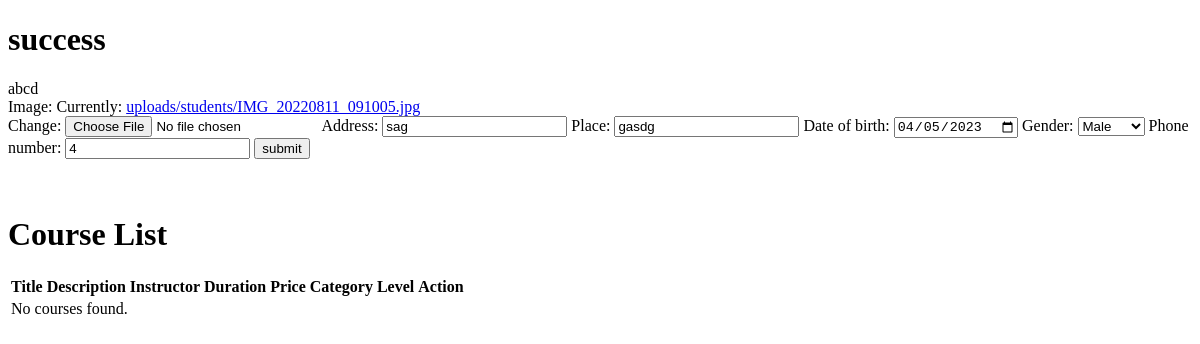
The page /user/student-success/ (signed in) on the database as committed earlier.
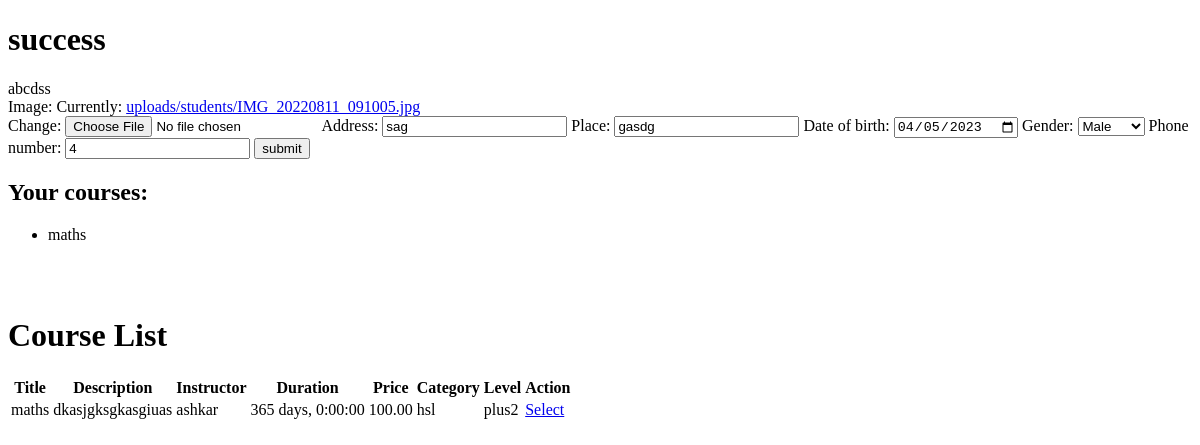
The same page on the database as committed later.
### user/models.py (models this page shows, shortened)
class User(AbstractBaseUser, PermissionsMixin):
    email = models.EmailField(unique=True)
    first_name = models.CharField(max_length=30)
    last_name = models.CharField(max_length=30)
    is_active = models.BooleanField(default=False)
    is_staff = models.BooleanField(default=False)
    is_student = models.BooleanField(default=False)
    is_teacher = models.BooleanField(default=False)
    objects = UserManager()
    USERNAME_FIELD = 'email'
    REQUIRED_FIELDS = ['first_name', 'last_name']

class StudentDetials(models.Model):
    user = models.ForeignKey(User, on_delete=models.CASCADE, null=True, blank=True)
    image = models.ImageField(upload_to='uploads/students')
    address=models.CharField(max_length=225)
    place=models.CharField(max_length=50)
    date_of_birth=models.DateField(null=True, blank=True)
    GENDER_CHOICES = [
        ('M', 'Male'),
        ('F', 'Female'),
        ('O', 'Other'),
    ]
    gender = models.CharField(max_length=1, choices=GENDER_CHOICES)
    phone_number = models.IntegerField()

class Course(models.Model):
    title = models.CharField(max_length=200)
    description = models.TextField()
    instructor = models.CharField(max_length=200)
    duration = models.DurationField(default=timedelta(days=365)) # set default to 1 year
    price = models.DecimalField(max_digits=8, decimal_places=2)
    start_date = models.DateField()
    end_date = models.DateField()
    image = models.ImageField(upload_to='course_images/')
    category = models.CharField(max_length=200)
    level = models.CharField(max_length=20)

### user/views.py (the view, shortened to what this page needs)
# urls.py: path('student-success/',views.success.as_view(),name="success"),#after login the page have profile and the courselist
class success(LoginRequiredMixin, UpdateView):
    model = StudentDetials
    form_class = StudentDetailsForm
    template_name = "success.html"
    success_url = reverse_lazy('user:index')
    def get_object(self, queryset=None):
        obj, created = self.model.objects.get_or_create(user=self.request.user.student)
        return obj
    def get_context_data(self, **kwargs):
        context = super().get_context_data(**kwargs)
        context['courses'] = Course.objects.all()
        return context

### user/forms.py
class StudentDetailsForm(forms.ModelForm):
    class Meta:
        model = StudentDetials
        fields = ('image', 'address', 'place', 'date_of_birth', 'gender', 'phone_number')
        widgets = {
            'date_of_birth': forms.DateInput(attrs={'type': 'date'})
        }

### user/templates/success.html (shortened to what this page needs)
<!DOCTYPE html>
<html lang="en">
<head>
</head>
<body>
    <h1>success</h1>
    {{user.first_name}}
    <form action="" method="post">
        {{form}}
        <button type="submit">submit</button>
    </form>
{% if courses %}
<h2>Your courses:</h2>
<ul>
{% for course in courses %}
<li>{{ course.title }}</li>
{% endfor %}
</ul>
{% endif %}
    <br><br>
    <h1>Course List</h1>
    <table>
      <thead>
        <tr>
          <th>Title</th>
          <th>Description</th>
          <th>Instructor</th>
          <th>Duration</th>
          <th>Price</th>
          <th>Category</th>
          <th>Level</th>
          <th>Action</th>
        </tr>
      </thead>
      <tbody>
        {% for course in courses %}
          <tr>
            <td>{{ course.title }}</td>
            <td>{{ course.description }}</td>
            <td>{{ course.instructor }}</td>
            <td>{{ course.duration }}</td>
            <td>{{ course.price }}</td>
            <td>{{ course.category }}</td>
            <td>{{ course.level }}</td>
            <td><a href="{% url 'user:purchase_course' course.id %}">Select</a></td>
          </tr>
        {% empty %}
          <tr>
            <td colspan="8">No courses found.</td>
          </tr>
        {% endfor %}
      </tbody>
    </table>
</body>
</html>

Rows that differ between the two databases and show on the page:
changed User: first_name "abcd" → "abcdss"
added Course: title "maths", description "dkasjgksgkasgiuas", instructor "ashkar", duration "365 days, 0:00:00", price "100.00", category "hsl", level "plus2"
Other text that changed with them:
text no longer shown: "No courses found."
text now shown: "Your courses:"
